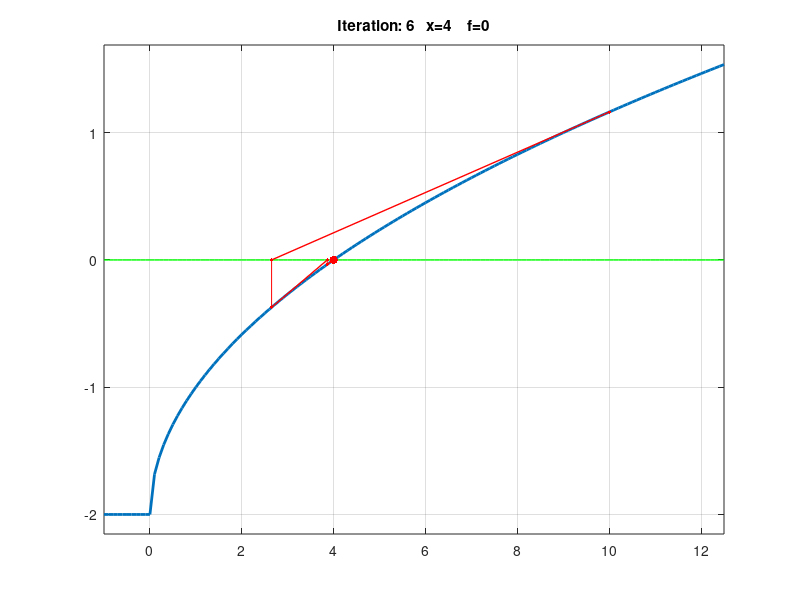

This chart was generated by the following MATLAB code:
% Variable that decides which function Newton's method is used on
functionSelect = 4;
% Change the above variable and rerun the program to see Newton's method
% used on the 4 different functions.
% Valid values are 1, 2, 3 and 4, which function is which can be seen below

% Defining the functions
funck{1} = @(x) x.^2;
diffFunck{1} = @(x) 2*x;
x_0{1} = 5;
funck{2} = @(x) log(x);
diffFunck{2} = @(x) 1/x;
x_0{2} = 0.1;
funck{3} = @(x) x.^4;
diffFunck{3} = @(x) 4*x^3;
x_0{3} = 5;
funck{4} = @(x) x.^(0.5)-2;
diffFunck{4} = @(x) 1/(2*sqrt(x));
x_0{4} = 10;

% Stepsize for Finite difference derivatives
h = 0.0001;

% Setting up plot
x = x_0{functionSelect};
x_axis = -1:0.1:x_0{functionSelect}+2.5;
plot(x_axis,funck{functionSelect}(x_axis), 'LineWidth', 2)
hold on
plot(x_axis, 0*x_axis, 'LineWidth', 1, 'Color', [0 1 0])
grid on
xlim([x_axis(1) x_axis(end)])
ylim([funck{functionSelect}(0)-(funck{functionSelect}(x_axis(end))*0.1) funck{functionSelect}(x_axis(end))+(funck{functionSelect}(x_axis(end))*0.1)])
title(sprintf('Iteration: %d   x=%d    f=%d', 0, x, funck{functionSelect}(x)));
drawnow

% Newtons sequence
Iterations = 0;
while funck{functionSelect}(x) ~= 0
    x_n = x-funck{functionSelect}(x)/diffFunck{functionSelect}(x);

    % Plotting the sequence
    plot([x_n x], [0 funck{functionSelect}(x)], 'LineWidth', 1, 'Color', [1 0 0])
    plot([x_n x_n], [0 funck{functionSelect}(x_n)], 'LineWidth', 0.5, 'Color', [1 0 0])
    scatter([x_n x x_n], [0 funck{functionSelect}(x) funck{functionSelect}(x_n)], 5, [1 0 0], 'filled')
    Iterations = Iterations + 1;
    title(sprintf('Iteration: %d   x=%d    f=%d', Iterations, x_n, funck{functionSelect}(x_n)));
    drawnow limitrate

    x = x_n;
end
% Plot final x
scatter(x, 0, 36, [1 0 0], 'filled')